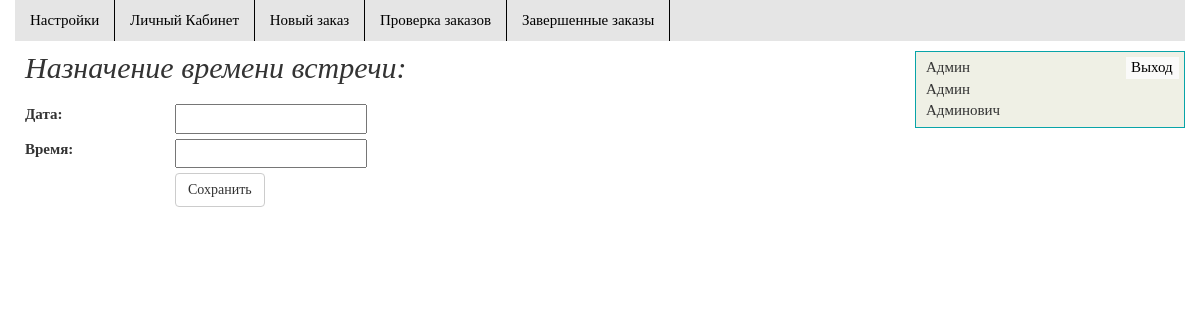
Page /meeting/7/ (signed in) on the committed database.
### base_model/models.py (models this page shows, shortened)
class Person(models.Model):
    user = models.OneToOneField(User)
    Surname = models.CharField(max_length=50)
    Firstname = models.CharField(max_length=50)
    GivenName = models.CharField(max_length=50)
    Country = models.CharField(max_length=50)
    State = models.CharField(max_length=50)
    Locality = models.CharField(max_length=50)
    StreetAddress = models.CharField(max_length=255)
    email = models.EmailField(max_length=50)
    INN = models.CharField(max_length=12)
    SNILS = models.CharField(max_length=11)
    admin = models.BooleanField(default=False);

### base_model/views.py (the view)
# urls.py: url(r'^meeting/(\d+)/', views.meeting, name='meeting')
@login_required(redirect_field_name='', login_url='/login/')
def meeting(request, id):
    context = init(request, u'Назначение встречи')
    if request.method == 'POST':
        form = MeetingForm(request.POST)
        if form.is_valid():
            form.save(id)
            return HttpResponseRedirect(reverse('check'))
    else:
        form = MeetingForm()
    context['form'] = form
    return render(request, 'meeting.html', context)

### base_model/forms.py (shortened to what this page needs)
class MeetingForm(forms.Form):
    Date = forms.DateField(label=u'Дата')
    Time = forms.TimeField(label=u'Время')

### base_model/views.py (called while the page is built)
def init(request, title, *args):
    context = {}
    context['title'] = title
    if request.user.is_authenticated:
        if len(args) != 0:
            context['menu'] = {args[0]: True}
        context['user'] = Person.objects.get(user=request.user)
    return context

### templates/meeting.html (shortened to what this page needs)
{% extends 'base.html' %}
{% block content %}
<h1 class="meeting"><i>Назначение времени встречи:</i></h1>
<form action="{{ request.path}}" method="post">
  {% csrf_token %} {% for field in form %}
  <div class="item">
    <div class="label2">
      {{ field.label_tag }}
    </div>
    <div class="input">
      {{field}}
    </div>
  </div>
  {% endfor %}
  <div class="sub">
    <input class="btn btn-default" type="submit" value="Сохранить">
  </div>
</form>
{% endblock %}

### templates/base.html (shortened to what this page needs)
<!DOCTYPE html>
<html lang="en">
{% load staticfiles %}
<head>
  <link href="/static/css/bootstrap.css" rel="stylesheet" media="screen">
  <link rel="stylesheet" href="/static/css/style1.css">
</head>
<body>
  <div class="container-fluid">
    <div class="row">
      <div class="col-xs-12">
        <ul class="main-menu">
          {% if request.user.is_authenticated %}
            <li><a class={% if menu.m1 %} "active" {% else %} "" {% endif %} href="{% url 'account' %}">Настройки</a></li>
            <li><a class={% if menu.m2 %} "active" {% else %} "" {% endif %} href="{% url 'index' %}">Личный Кабинет</a></li>
            <li><a class={% if menu.m3 %} "active" {% else %} "" {% endif %} href="{% url 'new_order' %}">Новый заказ</a></li>
            {% if user.admin %}
            <li><a class={% if menu.m4 %} "active" {% else %} "" {% endif %} href="{% url 'check' %}">Проверка заказов</a></li>
            <li><a class={% if menu.m5 %} "active" {% else %} "" {% endif %} href="{% url 'finished_orders' %}">Завершенные заказы</a></li>
            {% endif %}
          {% endif %}
        </ul>
      </div>
    </div>
    <div class="row">
      <div class="col-xs-9">
        <div class="content">
          {% block content %} {% endblock %}
        </div>
      </div>
      <div class="col-xs-3">
        {% if request.user.is_authenticated %}
        <div class="header-user">
            {% if user.Surname %} {{user.Firstname}} <br>
            {{user.Surname}} <br>
            {{user.GivenName}} {% else %} {{user.user.username}} {% endif %}
            <a href="/logout">Выход</a>
        </div>
        {% else %}
        <ul class="in-menu">
            <li><a href="{% url 'login' %}">Вход</a></li>
            <li><a href="{% url 'registration' %}">Регистрация</a></li>
        </ul>
        {% endif %}
      </div>
    </div>
  </div>
</body>
</html>

### static/css/style1.css (style rules this page uses)
body { font-family: serif; font-size: 1.5em; }
.main-menu { margin: 0; padding: 0; list-style: none; background: #e5e5e5; }
.main-menu li { min-height: 40px; vertical-align: top; display: inline-block; }
.main-menu a { margin-right: -4px; color: black; padding: 10px 15px; display: block; text-decoration: none; border-right: 1px solid black; }
.header-user { position: relative; border: 1px solid rgb(8, 164, 168); margin-top: 10px; width: 100%; min-height: 40px; background: rgb(239, 240, 229); padding: 5px 10px; }
.header-user a { position: absolute; top: 5px; right: 5px; margin-left: -5px; text-decoration: none; padding: 0px 5px; color: black; width: 53px; border-radius: 3 px; background: rgb(250, 250, 249); }
.content { margin: 10px; }
.item { margin-bottom: 5px; }
.item::after { content: ""; display: block; clear: both; }
.item input { padding: 2px; float: left; }
.item .label2 { float: left; width: 150px; }
.sub { margin-left: 150px; }
.meeting { font-size: 2em; margin: 0 0 20px 0; }

### rows in the picture
Person: Firstname "Админ", Surname "Админ", GivenName "Админович"

### other values in the picture
{{ field.label_tag }} "Дата:" "Время:"
